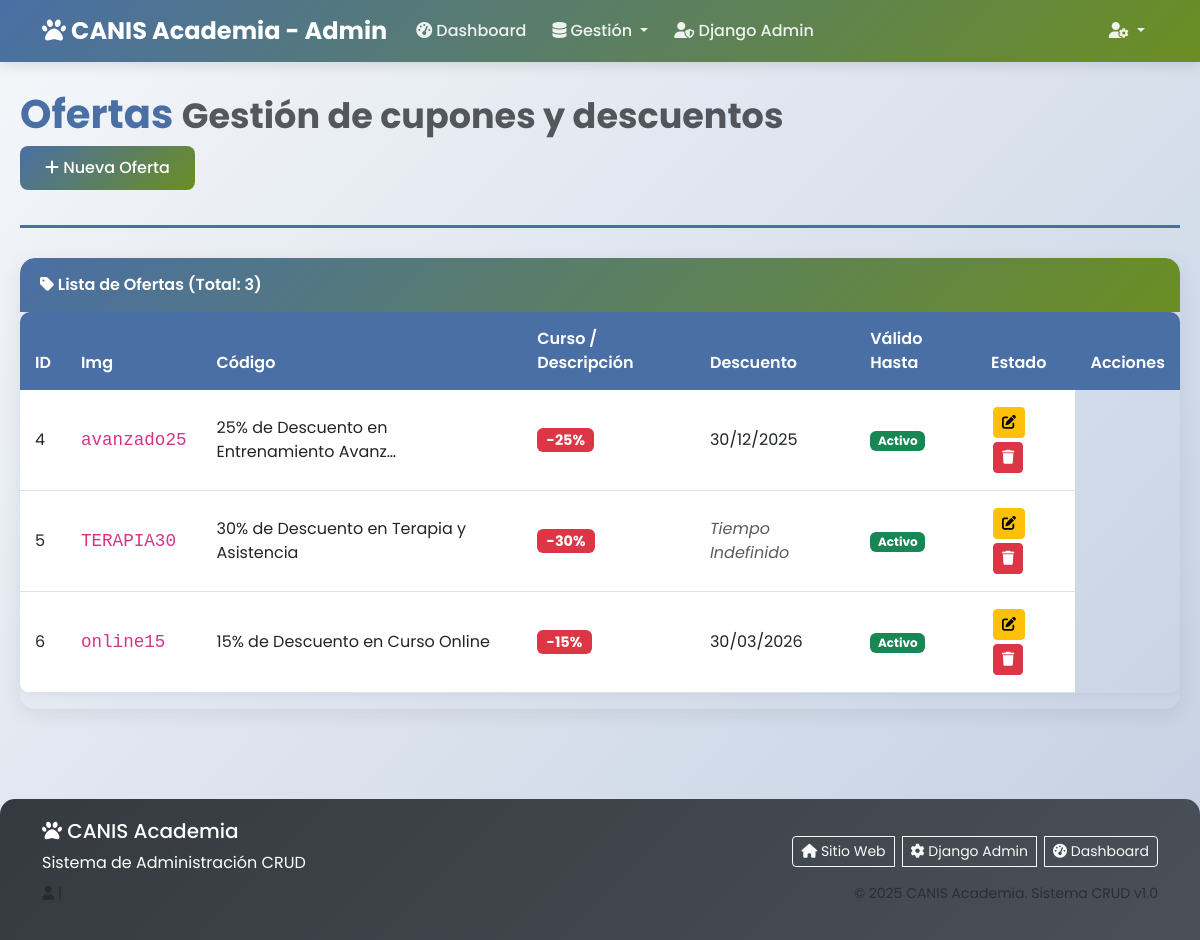
Screenshot of /ofertas/ with the database file from the repository.
### app_Entrenamiento_Canino/models.py (models this page shows, shortened)
class Oferta(models.Model):
    codigo = models.CharField(max_length=50, unique=True)
    descripcion = models.TextField()
    porcentaje_descuento = models.IntegerField()
    fecha_limite = models.DateField(null=True, blank=True)
    activo = models.BooleanField(default=True)
    curso = models.ForeignKey(Curso, on_delete=models.CASCADE, null=True, blank=True)
    imagen = models.ImageField(upload_to='ofertas/', null=True, blank=True)
    fecha_creacion = models.DateTimeField(auto_now_add=True)

### app_Entrenamiento_Canino/views.py (the view)
# urls.py: path('ofertas/', views.ver_ofertas, name='ver_ofertas'),
def ver_ofertas(request):
    ofertas = Oferta.objects.all()
    return render(request, 'admin/crud/ofertas/listar.html', {'ofertas': ofertas})

### app_Entrenamiento_Canino/templates/admin/crud/ofertas/listar.html (shortened to what this page needs)
{% extends "admin/crud/base_crud.html" %}
{% block page_title %}Ofertas{% endblock %}
{% block page_subtitle %}Gestión de cupones y descuentos{% endblock %}
{% block page_actions %}
<a href="{% url 'agregar_oferta' %}" class="admin-btn-primary">
    <i class="fas fa-plus"></i> Nueva Oferta
</a>
{% endblock %}
{% block card_icon %}tag{% endblock %}
{% block card_title %}Lista de Ofertas (Total: {{ ofertas|length }}){% endblock %}
{% block card_content %}
{% if ofertas %}
<div class="table-responsive">
    <table class="table admin-table">
        <thead>
            <tr>
                <th>ID</th>
                <th style="width: 80px;">Img</th>
                <th>Código</th>
                <th>Curso / Descripción</th>
                <th>Descuento</th>
                <th>Válido Hasta</th>
                <th>Estado</th>
                <th>Acciones</th>
            </tr>
        </thead>
        <tbody>
            {% for oferta in ofertas %}
            <tr>
                <td>{{ oferta.id }}</td>
                <td>
                    <code style="font-size: 1.1em; color: #d63384;">{{ oferta.codigo }}</code>
                </td>
                <td>
                    {{ oferta.descripcion|truncatechars:40 }}
                </td>
                <td>
                    <span class="badge bg-danger" style="font-size: 0.9em;">
                        -{{ oferta.porcentaje_descuento }}%
                    </span>
                </td>
                <td>
                    {% if oferta.fecha_limite %}
                        {{ oferta.fecha_limite|date:"d/m/Y" }}
                    {% else %}
                        <span class="text-muted fst-italic">Tiempo Indefinido</span>
                    {% endif %}
                </td>
                <td>
                    {% if oferta.activo %}
                        <span class="badge bg-success">Activo</span>
                    {% else %}
                        <span class="badge bg-secondary">Inactivo</span>
                    {% endif %}
                </td>
                <td class="action-buttons">
                    <a href="{% url 'actualizar_oferta' oferta.id %}" class="btn btn-warning btn-sm" title="Editar">
                        <i class="fas fa-edit"></i>
                    </a>
                    <a href="{% url 'borrar_oferta' oferta.id %}" class="btn btn-danger btn-sm btn-confirm-delete" title="Eliminar">
                        <i class="fas fa-trash"></i>
                    </a>
                </td>
            </tr>
            {% endfor %}
        </tbody>
    </table>
</div>
{% endif %}
{% endblock %}

### app_Entrenamiento_Canino/templates/admin/base_panel.html (style rules this page uses)
:root { --primary-color: #4A6FA5; --secondary-color: #6B8E23; --accent-color: #FF914D; --light-color: #F8F9FA; --dark-color: #343A40; }
body { font-family: 'Poppins', sans-serif; background: linear-gradient(135deg, #f5f7fa 0%, #c3cfe2 100%); min-height: 100vh; padding-top: 70px; }
.admin-table { border-radius: 10px; overflow: hidden; box-shadow: 0 2px 10px rgba(0,0,0,0.05); }
.admin-table thead th { background-color: var(--primary-color); color: white; border: none; font-weight: 600; padding: 15px; }
.admin-table tbody td { padding: 15px; vertical-align: middle; }
.admin-btn-primary { background: linear-gradient(135deg, var(--primary-color) 0%, var(--secondary-color) 100%); border: none; padding: 10px 25px; border-radius: 8px; font-weight: 500; color: white; transition: all 0.3s; text-decoration: none; display: inline-block; }
.action-buttons .btn { margin: 2px; }

### rows the page displays
Oferta: id "4", codigo "avanzado25", descripcion "25% de Descuento en Entrenamiento Avanz…", porcentaje_descuento "25", fecha_limite "30/12/2025", activo "Activo"
Oferta: id "5", codigo "TERAPIA30", descripcion "30% de Descuento en Terapia y Asistencia", porcentaje_descuento "30", shows "Tiempo Indefinido", activo "Activo"
Oferta: id "6", codigo "online15", descripcion "15% de Descuento en Curso Online", porcentaje_descuento "15", fecha_limite "30/03/2026", activo "Activo"

### other values shown
{{ ofertas|length }} "3"
